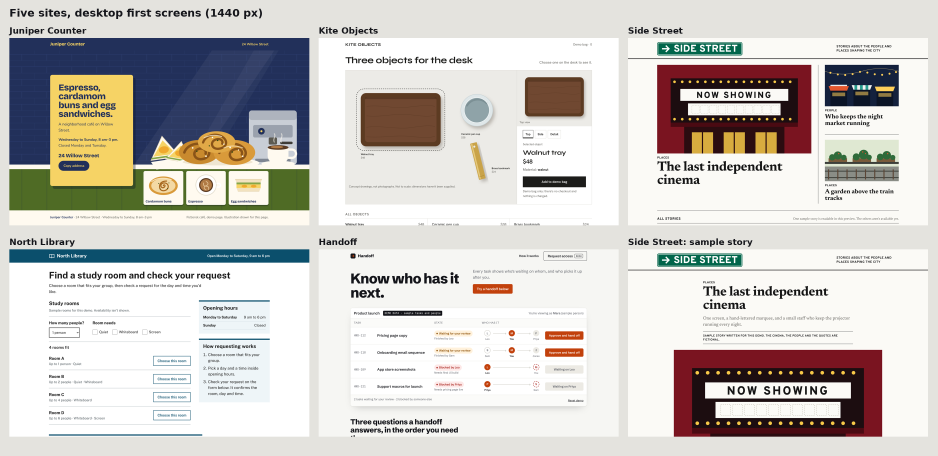
#> input picture examples/five-sites/all-desktop.png, 2812 x 1366 px, found by its file name (shown at 1/3 size)
$ python -i commons.py   (imports and definitions only)
#> lines starting #> are read from the running program, lines starting #| are printed output that depends on the picture
"""Search Wikimedia Commons and download a file with its license metadata.

    python3 commons.py search "query"
    python3 commons.py get "File:Name.jpg" out.jpg [width]

Uses a generic user agent. Prints title, size, license, author and source page.
"""
import json, re, sys, time, urllib.error, urllib.parse, urllib.request

UA = {"User-Agent": "design-demo-builder/1.0 (image credit lookup)"}
API = "https://commons.wikimedia.org/w/api.php?"


def fetch(url, tries=5):
    """GET with backoff on 429/5xx, as the Wikimedia API asks."""
    for i in range(tries):
        try:
            return urllib.request.urlopen(urllib.request.Request(url, headers=UA), timeout=60).read()
        except urllib.error.HTTPError as e:
            if e.code not in (429, 500, 502, 503) or i == tries - 1:
                raise
            time.sleep(int(e.headers.get("Retry-After") or 0) or 5 * 2 ** i)


def call(params):
    return json.loads(fetch(API + urllib.parse.urlencode(params)))


def clean(v):
    return re.sub(r"\s+", " ", re.sub(r"<[^>]+>", "", v or "")).strip()


def info(pages):
    for p in pages:
        ii = p["imageinfo"][0]; m = ii.get("extmetadata", {})
        yield {
            "title": p["title"], "w": ii["width"], "h": ii["height"],
            "license": clean(m.get("LicenseShortName", {}).get("value")),
            "license_url": clean(m.get("LicenseUrl", {}).get("value")),
            "artist": clean(m.get("Artist", {}).get("value"))[:80],
            "page": ii.get("descriptionurl"), "thumb": ii.get("thumburl"), "original": ii.get("url"),
        }


def search(q, n=10):
    d = call({"action": "query", "generator": "search", "gsrsearch": q, "gsrnamespace": 6, "gsrlimit": n,
              "prop": "imageinfo", "iiprop": "url|extmetadata|size", "iiurlwidth": 1600, "format": "json"})
    return list(info(d.get("query", {}).get("pages", {}).values()))


def get(title, out, width=1600):
    d = call({"action": "query", "titles": title, "prop": "imageinfo", "iiprop": "url|extmetadata|size",
              "iiurlwidth": width, "format": "json"})
    meta = next(info(d["query"]["pages"].values()))
    # Originals come from upload.wikimedia.org; resize locally to the requested width.
    import io
    from PIL import Image
    im = Image.open(io.BytesIO(fetch(meta["original"]))).convert("RGB")
    if im.width > width:
        im = im.resize((width, round(im.height * width / im.width)), Image.LANCZOS)
    im.save(out, "JPEG", quality=82, optimize=True, progressive=True)
    return meta


def original_url(title):
    """Commons stores originals at a path derived from the MD5 of the file name."""
    import hashlib
    name = title.removeprefix("File:").replace(" ", "_")
    h = hashlib.md5(name.encode()).hexdigest()
    return f"https://upload.wikimedia.org/wikipedia/commons/{h[0]}/{h[:2]}/{urllib.parse.quote(name)}"


def download(title, out, width=1600):
    """Fetch the original straight from upload.wikimedia.org (no API call) and resize."""
#> called with title = '../all-desktop.png', out = 'out.png', width = 1600
    import io
    from PIL import Image
    im = Image.open(io.BytesIO(fetch(original_url(title)))).convert("RGB")
#> im is the input picture: PIL image 2812x1366 RGB; mean R, G, B 205.7, 202.3, 198.4
    if im.width > width:
        im = im.resize((width, round(im.height * width / im.width)), Image.LANCZOS)
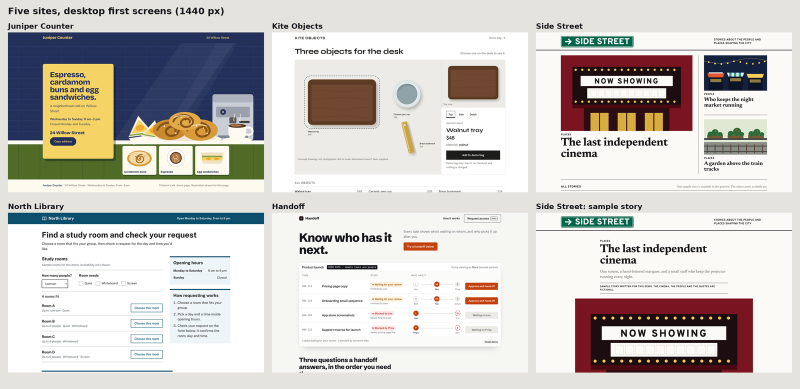
#> im: PIL image 1600x777 RGB (shown at 1/2 size); mean R, G, B 205.5, 202.2, 198.3
    im.save(out, "JPEG", quality=82, optimize=True, progressive=True)
    return im.size


# [8 lines not run here, left out]

>>> result = download('../all-desktop.png', 'out.png')
#> result = (1600, 777)

$ run again, on examples/five-sites/all-mobile.png
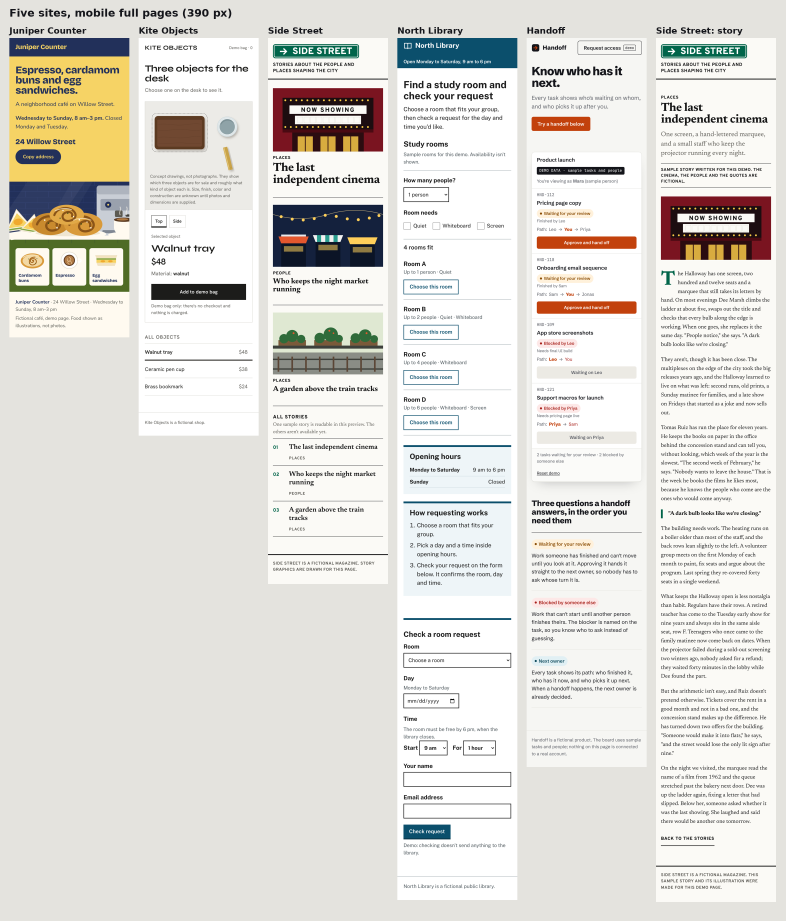
#> input picture examples/five-sites/all-mobile.png, 2356 x 2762 px, found by its file name (shown at 1/3 size)
#> in download, im is the input picture: PIL image 2356x2762 RGB; mean R, G, B 223.7, 221.8, 216.4
#> in download, `im = im.resize((width, round(im.height * width / im.width)), Image.LAN..`:
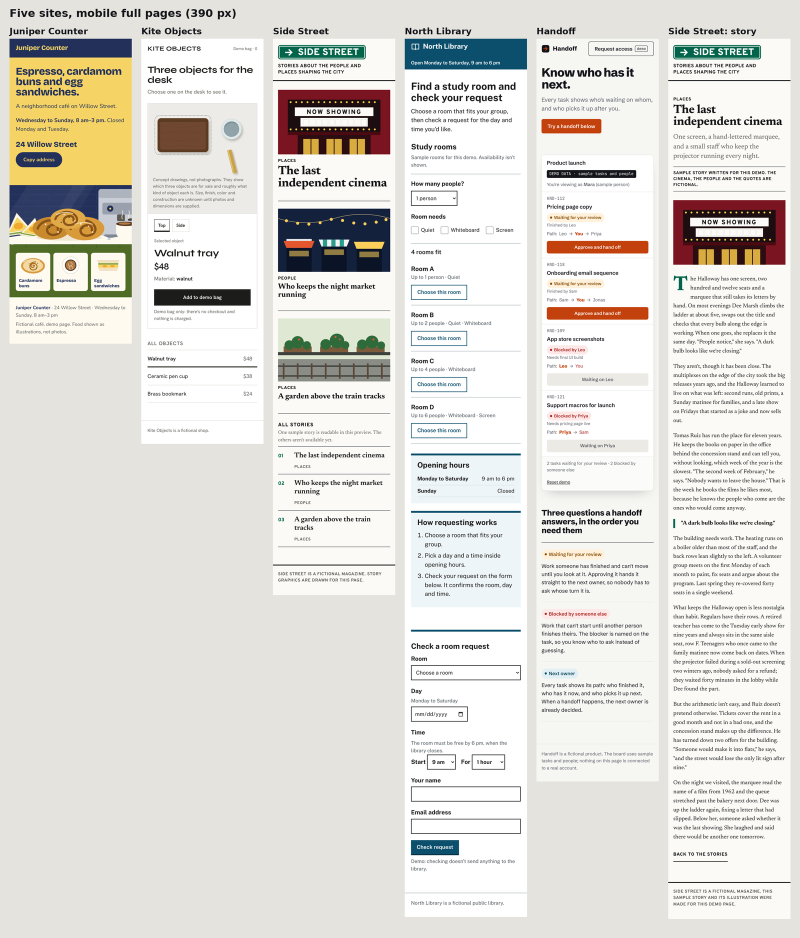
#> im: PIL image 1600x1876 RGB (shown at 1/2 size); mean R, G, B 223.5, 221.6, 216.2

$ run again, on examples/five-sites/five-sites-desktop-compare.png
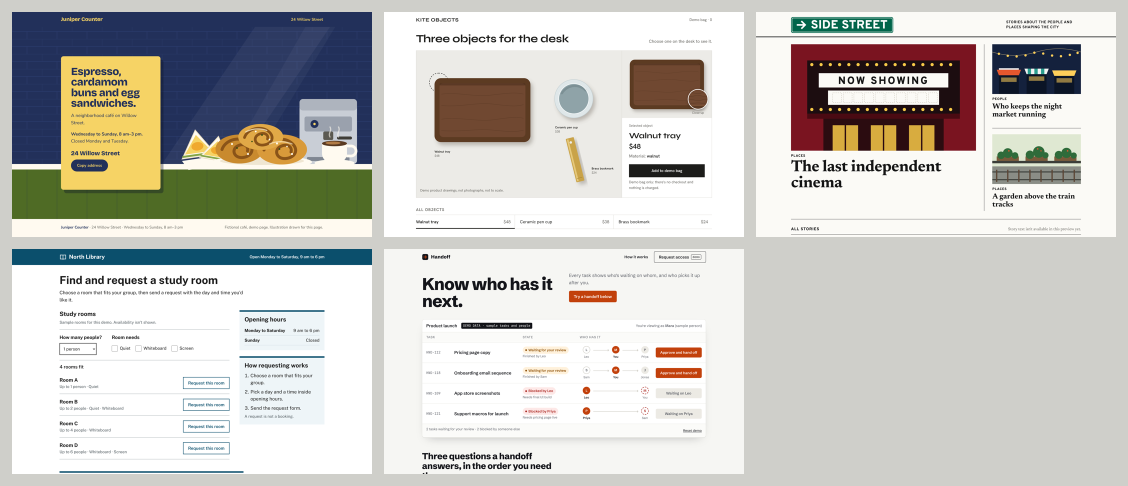
#> input picture examples/five-sites/five-sites-desktop-compare.png, 2256 x 972 px, found by its file name (shown at 1/2 size)
#> in download, im is the input picture: PIL image 2256x972 RGB; mean R, G, B 201.1, 200, 195.2
#> in download, `im = im.resize((width, round(im.height * width / im.width)), Image.LAN..`:
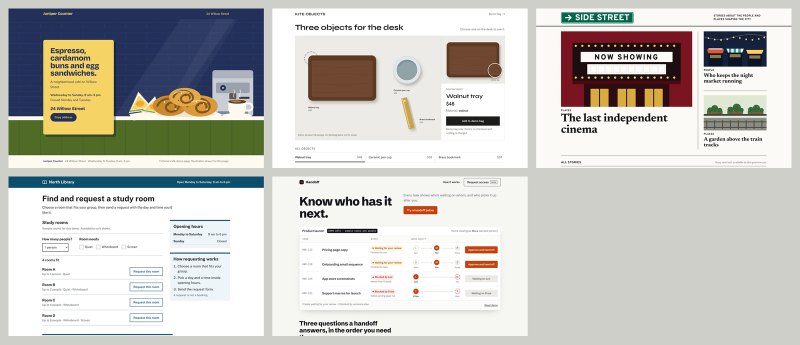
#> im: PIL image 1600x689 RGB (shown at 1/2 size); mean R, G, B 201, 199.9, 195.1

$ run again, on examples/five-sites/five-sites-mobile-compare.png
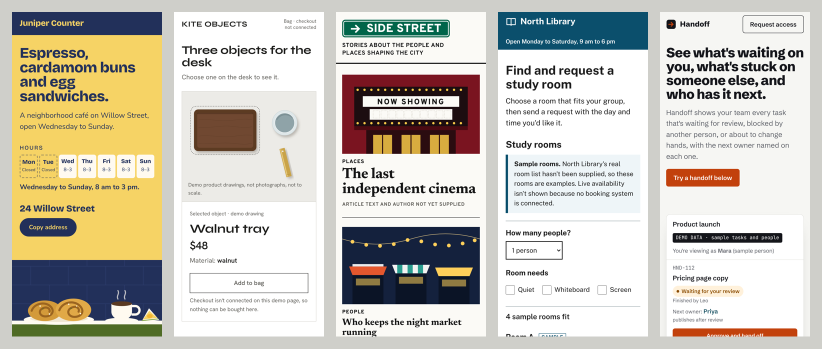
#> input picture examples/five-sites/five-sites-mobile-compare.png, 1644 x 697 px, found by its file name (shown at 1/2 size)
#> in download, im is the input picture: PIL image 1644x697 RGB; mean R, G, B 203.1, 199, 187.7
#> in download, `im = im.resize((width, round(im.height * width / im.width)), Image.LAN..`:
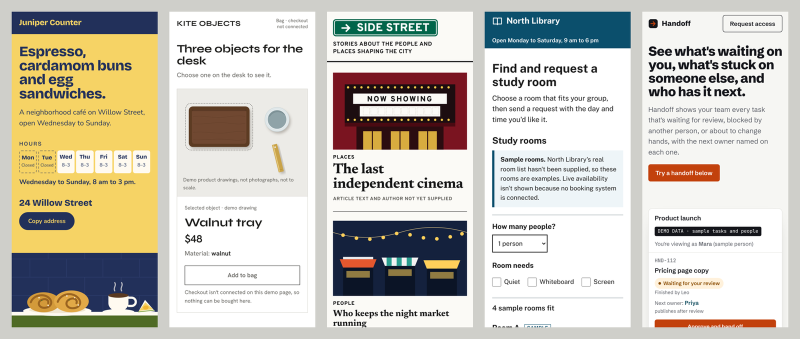
#> im: PIL image 1600x678 RGB (shown at 1/2 size); mean R, G, B 202.9, 198.8, 187.5
